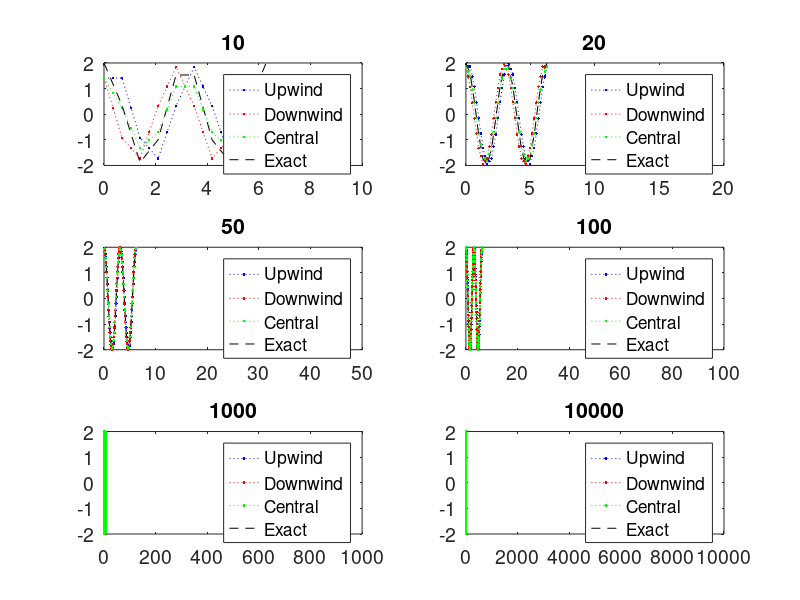
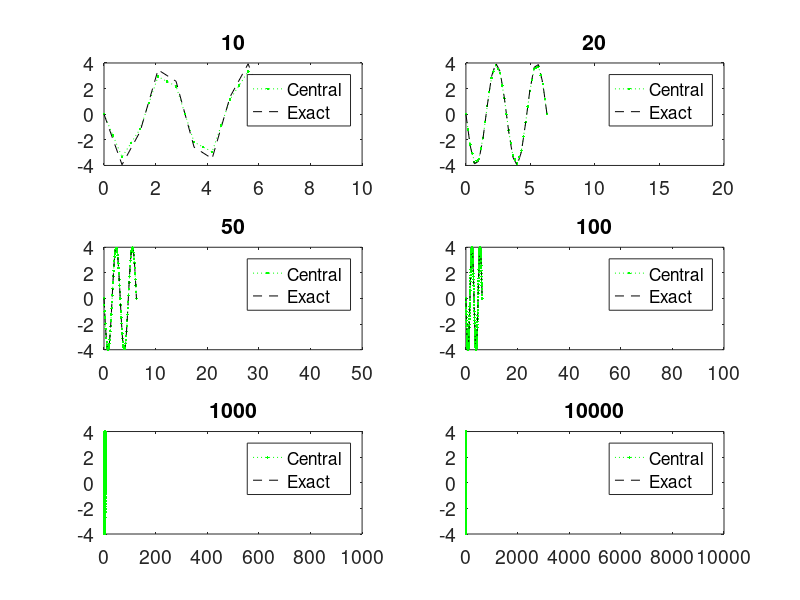
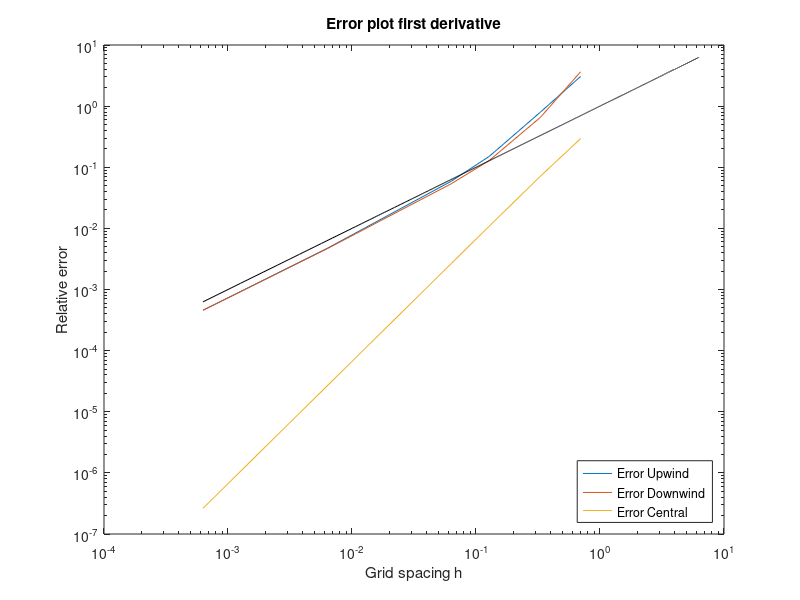
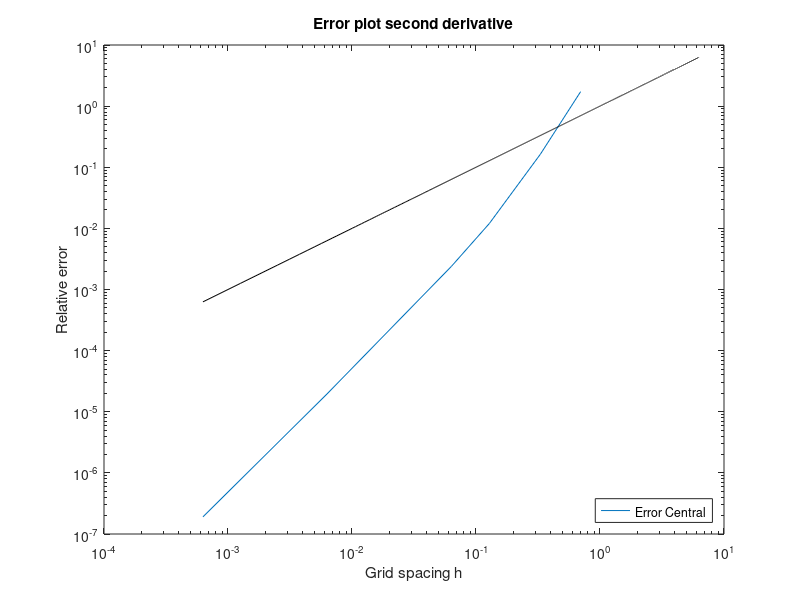

These charts were generated, in order, by the following MATLAB code:
%% Header

%%% Numerische Methoden der Hydromechanik
%%% Assignment: 1
%%% Group: 2
%%% Members: Nick Pfeiffer, Andreas Mirlach, Julian Lenz, Faro Schäfer

clear all
close all

%% grid and analytical solution 

grid = [10,20,50,100,1000,10000];
% grid = linspace(10,10000,1000);
for j = 1:length(grid)

    % Number of grid points
    n = grid(j);

    % Grid spacing
    h = 2.0*pi / (n-1);

    % Calculation of... 
    for i = 1 : n

      % ...coordinates
      x(i) = 0.0 + (i-1) * h;

      % ...analytical values of function and derivative
      f(i) = sin(2*x(i)); % analytical
      dfe(i) = cos( 2*x(i) ) * 2; % analytical first derivative
      dfe2(i) = -sin( 2*x(i) ) * 4; % analytical second derivative
      
    end
    
%% Discretization for numerical solution

    for i = 1 : n

      % Periodic boundary conditions... 

      % ...for the first point
      if ( i == 1 )

        fp = f(i+1);
        fm = f(n-1);

      end

      % ...for the last point
      if ( i == n )

        fp = f(2);
        fm = f(n-1);

      end

      % If point is not at the boundaries 
      if ( ( i ~= 1 ) && ( i ~= n ) )
        fp = f(i+1);
        fm = f(i-1);
      end

      fi = f(i);

%% function values 

    % First derivative: Upwind
        dfn_U(i) = ( fi - fm ) / ( 1.0*h );
      
    % First derivative: Downwind
        dfn_D(i) = ( fp - fi ) / ( 1.0*h );
        
    % First derivative: Central
        dfn_C(i) = ( fp - fm ) / ( 2.0*h );
        
    % Second Derivative: Central 
        dfn_C2(i) = ( fp - 2*fi + fm ) / (h^2);

    % Error: Upwind
        er_U(i) = abs( ( dfe(i) - dfn_U(i) ) / dfe(i) );
    
    % Error: Downwind
        er_D(i) = abs( ( dfe(i) - dfn_D(i) ) / dfe(i) );
      
    % Error: Central first derivative
        er_C(i) = abs( ( dfe(i) - dfn_C(i) ) / dfe(i) );
        
    % Error: Central second derivative
        er_C2(i) = abs ( ( dfe2(i) - dfn_C2(i) ) / dfe(i) );
        
        
    end  

%% Interpolation of Points

    xq = [0+h/2:h:n];
    dfn_U_interp = interp1(x,dfn_U,xq);
    dfn_D_interp = interp1(x,dfn_D,xq);
    dfn_C_interp = interp1(x,dfn_C,xq);
    dfn_C2_interp = interp1(x,dfn_C2,xq);
    
    %% Plots
    
    if j == 1 
        fig_first_derivative = figure;
        fig_second_derivative = figure;
    end
    
    % plot first derivative 
    set(0,'CurrentFigure',fig_first_derivative)
    subplot(3,2,j)
    plot(x, dfn_U, 'b.:', x, dfn_D, 'r.:', x, dfn_C, 'g.:', x, dfe, '--k') % numerical values
    hold on 
    plot(xq, dfn_U_interp, 'b.', xq, dfn_D_interp, 'r.', xq, dfn_C_interp, 'g.') % interpolated values
    legend('Upwind','Downwind','Central', 'Exact')
    set(gca,'FontSize',14); 
    title(n);

    % plot second derivative
    set(0,'CurrentFigure',fig_second_derivative)
    subplot(3,2,j)
    plot(x, dfn_C2, 'g.:', x, dfe2, '--k')
    hold on
    plot(xq, dfn_C2_interp, 'g.')
    legend('Central', 'Exact')
    set(gca,'FontSize',14); 
    title(n);
    
    % Storing grid spacing and error in matrix 'error'
    error(j,1) = h;
    error(j,2) = er_U(n/5);
    error(j,3) = er_D(n/5);
    error(j,4) = er_C(n/5);
    error(j,5) = er_C2(n/5);
    
end
% Plotting of error over grid spacing in normal scale
figure
    loglog(error(:,1),error(:,2),'-',error(:,1),error(:,3),'-',error(:,1),error(:,4),'-', x, x,'-k');
    title('Error plot first derivative');
    xlabel('Grid spacing h');
    ylabel('Relative error');
    legend('Error Upwind','Error Downwind','Error Central','Location','SouthEast')

% Plotting of error over grid spacing in normal scale
figure
    loglog(error(:,1),error(:,5),'-', x, x,'-k');
    title('Error plot second derivative');
    xlabel('Grid spacing h');
    ylabel('Relative error');
    legend('Error Central','Location','SouthEast')
